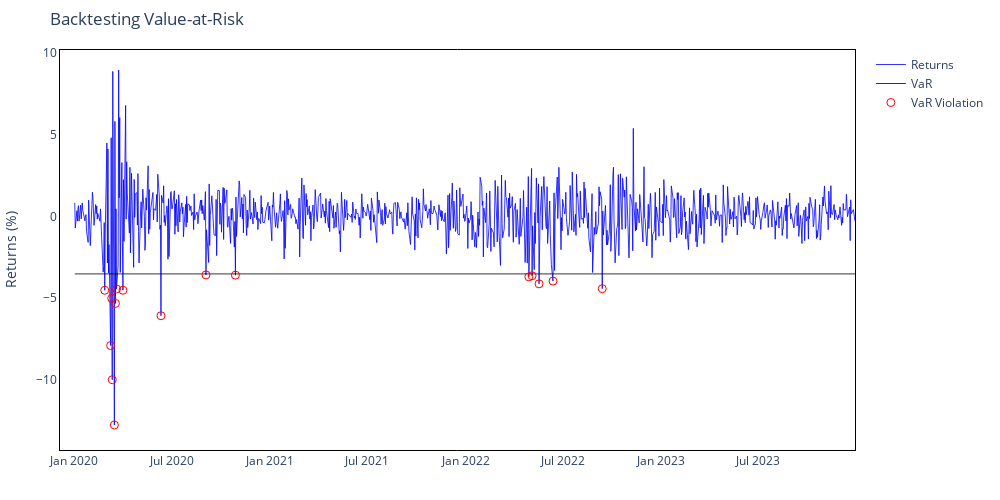

Notebook code for this chart:
### Code cell
# Plot interactive VaR
fig_var = IP.plot_backtest(evt_output, subset=("2020-01-01", "2025-01-01"), interactive=True)

### Figure 1 — Plotly figure (JSON) as saved in the notebook; plotly's stock layout.template omitted (floating-point values rounded to 4 significant figures; data arrays with more than 128 entries replaced by an {"elided": "..."} marker saying what was removed)
{"data": [{"hovertemplate": "Date: %{x}<br>Return: %{y:.2f}%", "line": {"color": "blue", "width": 0.8}, "mode": "lines", "name": "Returns", "type": "scatter", "x": {"elided": "1006 str values"}, "y": {"elided": "1006 float values"}}, {"customdata": {"elided": "1006 float values"}, "hovertemplate": "Date: %{x}<br>VaR: %{customdata:.2f}%", "line": {"color": "black", "width": 0.8}, "mode": "lines", "name": "VaR", "type": "scatter", "x": {"elided": "1006 str values"}, "y": {"elided": "1006 float values"}}, {"hovertemplate": "Date: %{x}<br>Return: %{y:.2f}%", "marker": {"color": "red", "size": 8, "symbol": "circle-open"}, "mode": "markers", "name": "VaR Violation", "type": "scatter", "x": ["2020-02-27T00:00:00", "2020-03-09T00:00:00", "2020-03-11T00:00:00", "2020-03-12T00:00:00", "2020-03-16T00:00:00", "2020-03-18T00:00:00", "2020-03-20T00:00:00", "2020-04-01T00:00:00", "2020-06-11T00:00:00", "2020-09-03T00:00:00", "2020-10-28T00:00:00", "2022-04-29T00:00:00", "2022-05-05T00:00:00", "2022-05-18T00:00:00", "2022-06-13T00:00:00", "2022-09-13T00:00:00"], "y": [-4.517, -7.901, -5.01, -9.994, -12.77, -5.322, -4.433, -4.515, -6.075, -3.576, -3.593, -3.696, -3.63, -4.123, -3.954, -4.42]}], "layout": {"bargap": 0.025, "barmode": "overlay", "height": 500, "hovermode": "x unified", "margin": {"b": 50, "l": 60, "r": 60, "t": 50}, "paper_bgcolor": "white", "plot_bgcolor": "white", "title": {"text": "Backtesting Value-at-Risk"}, "width": 1000, "xaxis": {"linecolor": "black", "linewidth": 1, "mirror": true, "showline": true}, "yaxis": {"linecolor": "black", "linewidth": 1, "mirror": true, "showline": true, "title": {"text": "Returns (%)"}}}}
